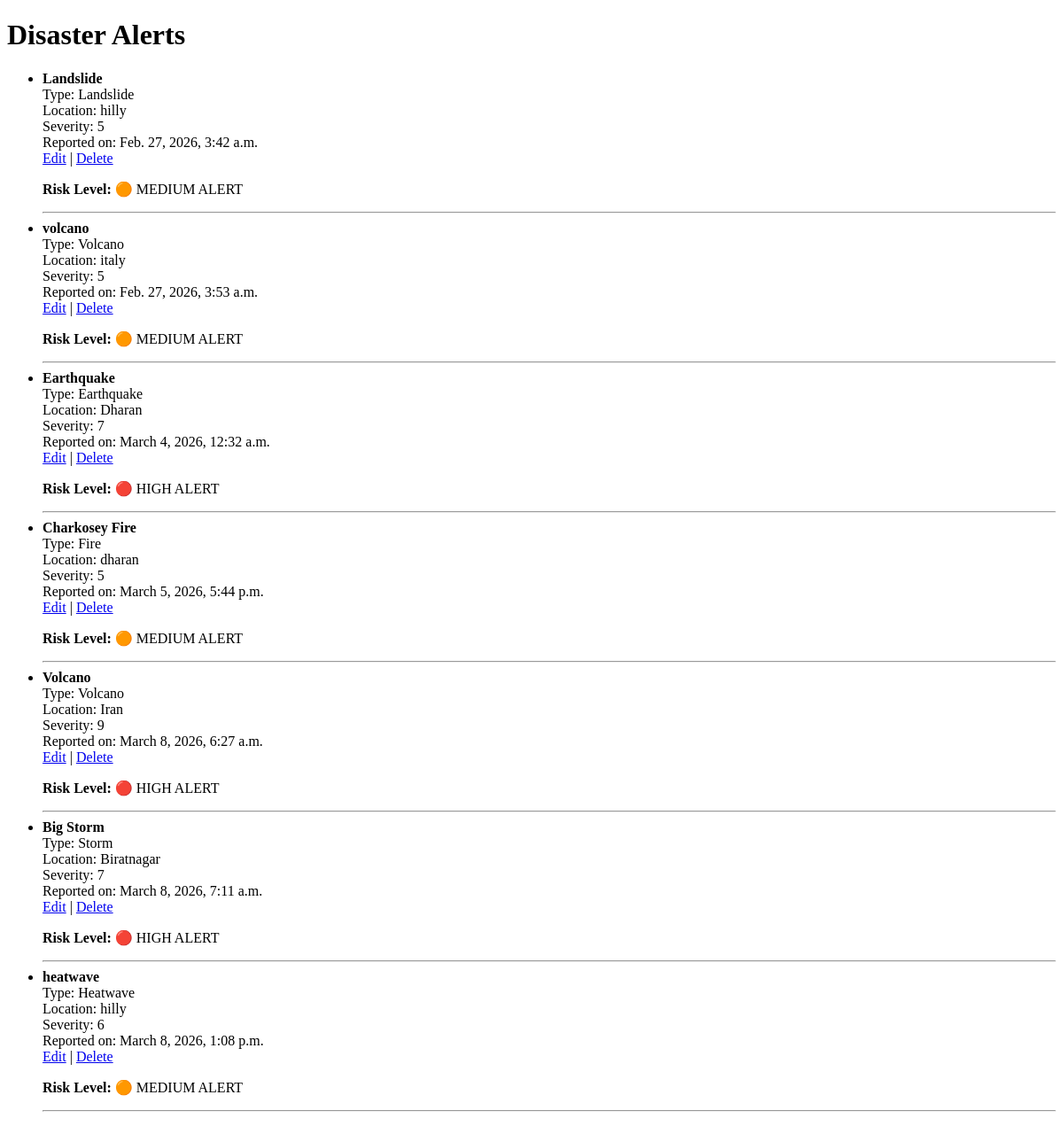
The page /disasters/ on the database as committed earlier.
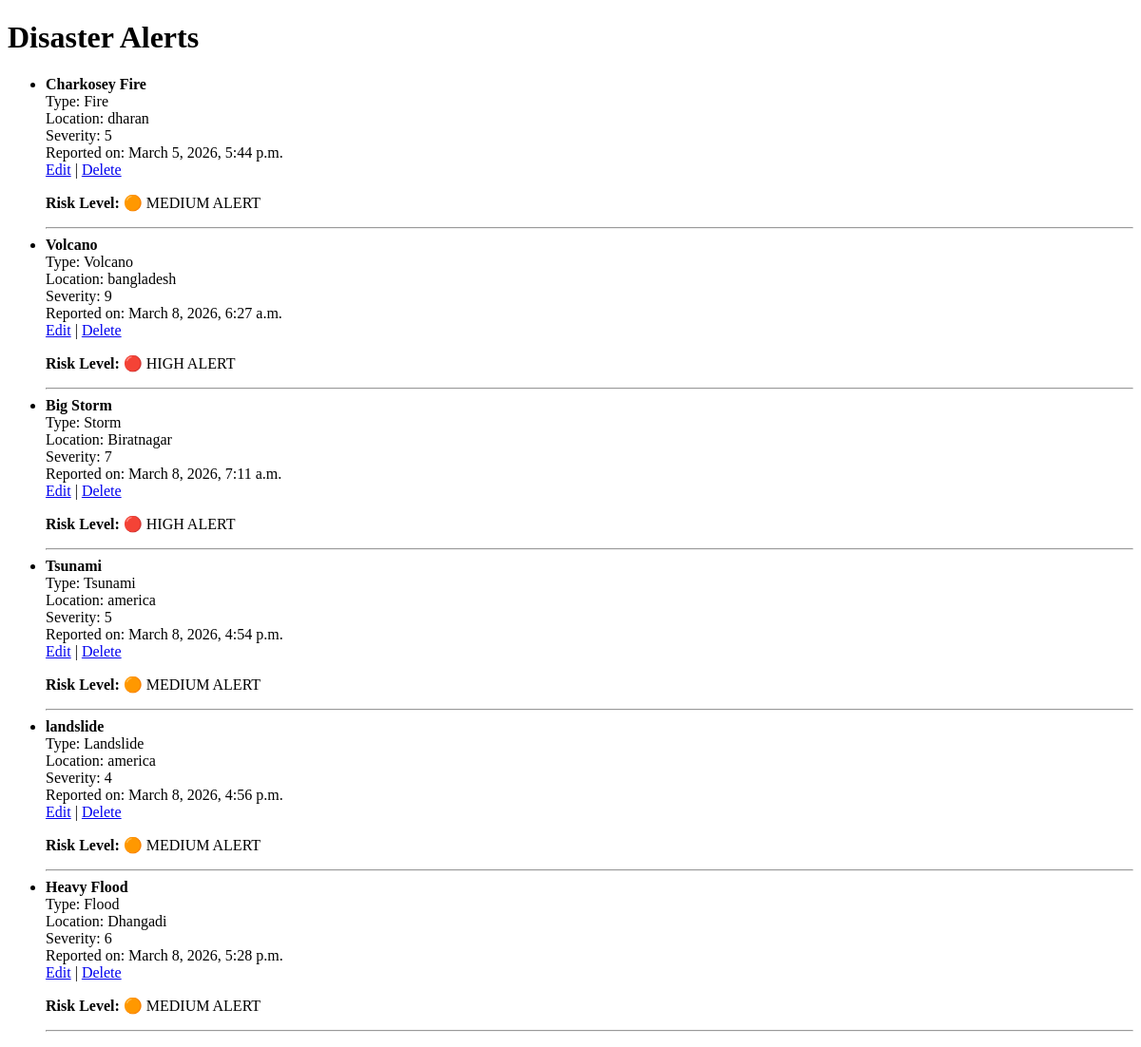
The same page on the database as committed later.
### core/models.py (models this page shows, shortened)
class Disaster(models.Model):
    title = models.CharField(max_length=200)
    disaster_type = models.CharField(max_length=50, choices=DISASTER_TYPES)
    location = models.CharField(max_length=200)
    latitude = models.FloatField(null=True, blank=True)
    longitude = models.FloatField(null=True, blank=True)
    severity_level = models.IntegerField()
    risk_score = models.IntegerField(default=0)
    description = models.TextField()
    date_reported = models.DateTimeField(auto_now_add=True)
    valid_until = models.DateField(
        null=True,
        blank=True,
        help_text="Date until which this disaster and its alerts are considered active.",
    )
    def risk_level(self):
        if self.severity_level <= 3:
            return "LOW"
        elif self.severity_level <= 6:
            return "MEDIUM"
        else:
            return "HIGH"

### core/views.py (the view)
# urls.py: path("disasters/", views.disaster_list, name="disaster_list"),
def disaster_list(request):
    disasters = Disaster.objects.all()
    return render(request, 'core/disaster_list.html', {'disasters': disasters})

### core/templates/core/disaster_list.html (shortened to what this page needs)
<!DOCTYPE html>
<html>
<head>
</head>
<body>
    <h1>Disaster Alerts</h1>
    {% if disasters %}
        <ul>
            {% for disaster in disasters %}
                <li>
                    <strong>{{ disaster.title }}</strong><br>
                    Type: {{ disaster.disaster_type }}<br>
                    Location: {{ disaster.location }}<br>
                    Severity: {{ disaster.severity_level }}<br>
                    Reported on: {{ disaster.date_reported }}<br>
                    <a href="{% url 'edit_disaster' disaster.id %}">Edit</a> |
                    <a href="{% url 'delete_disaster' disaster.id %}">Delete</a>
                    <p><strong>Risk Level:</strong>
    {% if disaster.risk_level == "HIGH" %}
        🔴 HIGH ALERT
    {% elif disaster.risk_level == "MEDIUM" %}
        🟠 MEDIUM ALERT
    {% else %}
        🟢 LOW ALERT
    {% endif %}
</p>
                    <hr>
                </li>
            {% endfor %}
        </ul>
    {% else %}
        <p>No disasters reported yet.</p>
    {% endif %}
</body>
</html>

Rows that differ between the two databases and show on the page:
removed Disaster: title "Landslide", disaster_type "Landslide", location "hilly", severity_level "5", date_reported "Feb. 27, 2026, 3:42 a.m.", shows "🟠 MEDIUM ALERT"
removed Disaster: title "volcano", disaster_type "Volcano", location "italy", severity_level "5", date_reported "Feb. 27, 2026, 3:53 a.m.", shows "🟠 MEDIUM ALERT"
removed Disaster: title "Earthquake", disaster_type "Earthquake", location "Dharan", severity_level "7", date_reported "March 4, 2026, 12:32 a.m.", shows "🔴 HIGH ALERT"
removed Disaster: title "heatwave", disaster_type "Heatwave", location "hilly", severity_level "6", date_reported "March 8, 2026, 1:08 p.m.", shows "🟠 MEDIUM ALERT"
changed Disaster "Volcano": location "Iran" → "bangladesh"
added Disaster: title "Tsunami", disaster_type "Tsunami", location "america", severity_level "5", date_reported "March 8, 2026, 4:54 p.m.", shows "🟠 MEDIUM ALERT"
added Disaster: title "landslide", disaster_type "Landslide", location "america", severity_level "4", date_reported "March 8, 2026, 4:56 p.m.", shows "🟠 MEDIUM ALERT"
added Disaster: title "Heavy Flood", disaster_type "Flood", location "Dhangadi", severity_level "6", date_reported "March 8, 2026, 5:28 p.m.", shows "🟠 MEDIUM ALERT"
